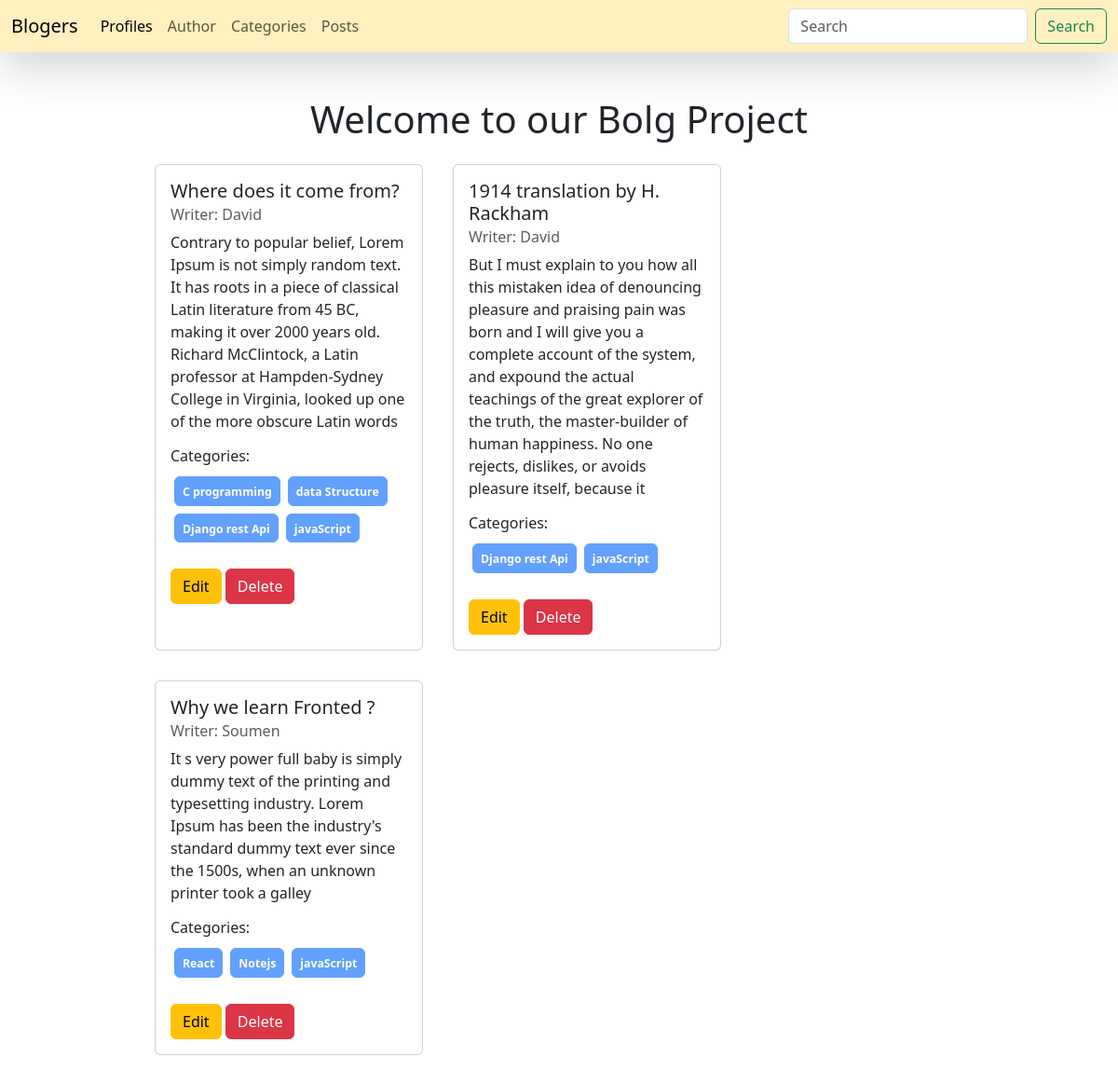
Before: / with the older database file.
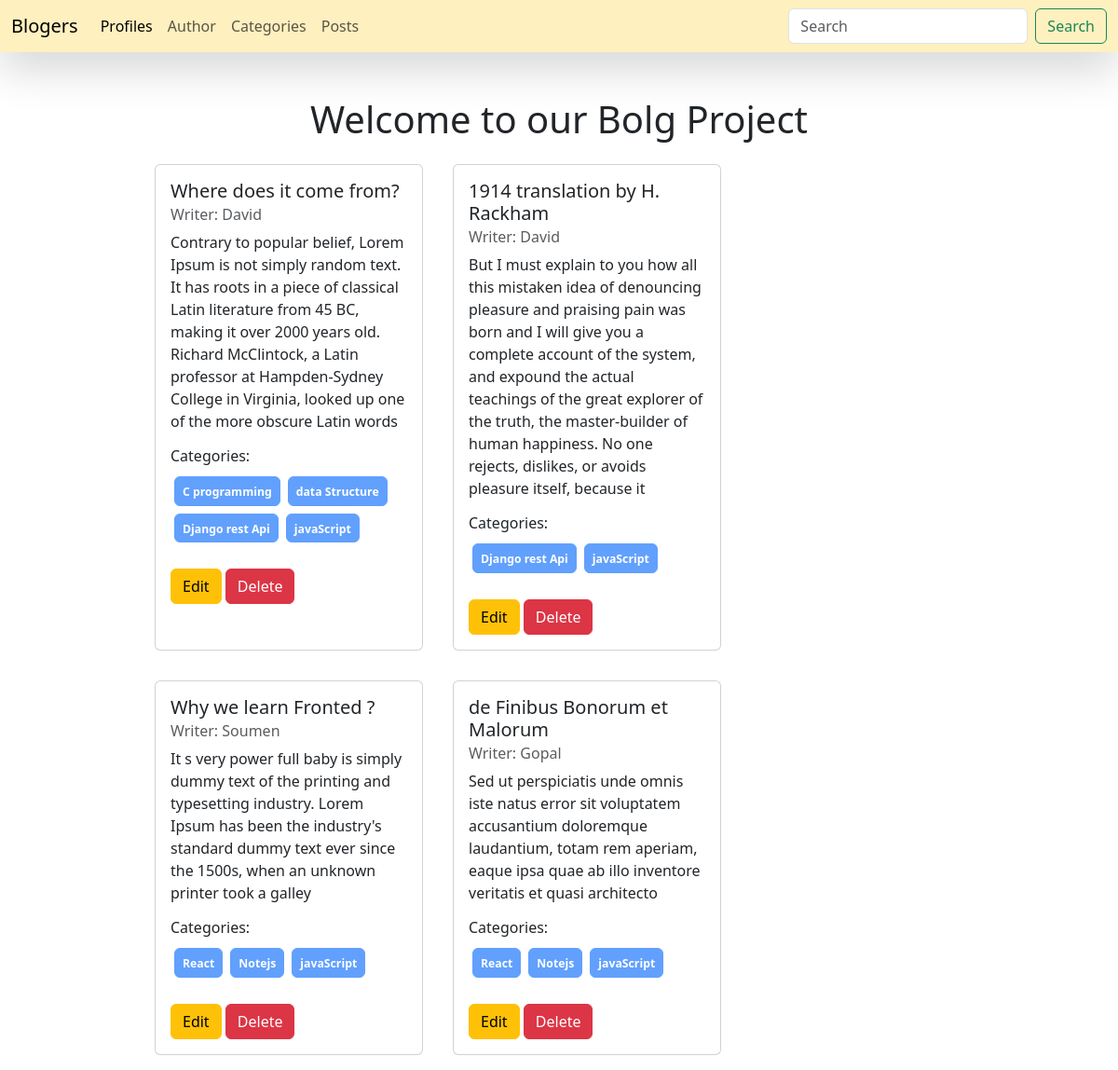
After: the same page with the newer database file.
### Posts/models.py (models this page shows, shortened)
class Posts(models.Model):
    Name  = models.CharField(max_length=100)
    Content = models.TextField()
    category = models.ManyToManyField(Category)
    author = models.ForeignKey(Author,on_delete=models.CASCADE)

### Author/models.py (models this page shows, shortened)
class Author(models.Model):
    Name = models.CharField(max_length=100)
    Bio = models.TextField()
    Phone_Number = models.CharField(max_length=12)

### Categories/models.py (models this page shows, shortened)
class Category(models.Model):
    Name = models.CharField(max_length=100)

### BlogProject/views.py (the view)
# urls.py: path('', views.Home, name="home"),
def Home(request):
    data = Posts.objects.all()
    return render(request,'home.html',{"data":data})

### templates/home.html
{% extends "base.html" %}
{% block content %}
<h1 class="text-center mt-5" >Welcome to our Bolg Project</h1>
<div style="width: 75%; margin: auto;">
    <div class='d-flex flex-wrap justify-content center align-item-center '>
        {% for i in data  %}
            <div class="card col-sm-3 m-3" style="width: 18rem;">
                <div class="card-body">
                    <h5 class="card-title">{{i.Name}}</h5>
                    <h6 class="card-subtitle mb-2 text-body-secondary">Writer: {{i.author.Name}}</h6>
                    <p class="card-text">{{i.Content}}</p>
                    <div class ='mb-4'>
                        <h6>Categories:</h6>
                        <div class='d-flex flex-wrap' >
                            {% for cat in i.category.all %}
                                <button class="btn btn-primary btn-opasity-25 rounded btn-sm m-1 fw-bold" disabled ><small>{{cat.Name}} </small></button>
                            {% endfor %}
                        </div>
                    </div>
                    <a href="{% url "edit" i.id %}" class="btn btn-warning">Edit</a>
                    <a href="{% url "delete" i.id %}" class="btn btn-danger">Delete</a>
                </div>
            </div>
    {% endfor %}
    </div>
</div>
{% endblock content %}

### templates/base.html (shortened to what this page needs)
<!doctype html>
<html lang="en">
  <head>
    <link href="https://cdn.jsdelivr.net/npm/bootstrap@5.3.2/dist/css/bootstrap.min.css" rel="stylesheet">
  </head>
  <body>
    <nav class="navbar navbar-expand-lg bg-warning bg-opacity-25 shadow-lg  ">
        <div class="container-fluid">
          <a class="navbar-brand" href="{% url "home" %}">Blogers</a>
          <div class="collapse navbar-collapse" id="navbarSupportedContent">
            <ul class="navbar-nav me-auto mb-2 mb-lg-0">
              <li class="nav-item">
                <a class="nav-link active" aria-current="page" href="{% url "addProf" %}">Profiles</a>
              </li>
              <li class="nav-item">
                <a class="nav-link" href="{% url "addAuthor" %}">Author</a>
              </li>
              <li class="nav-item">
                <a class="nav-link" href="{% url "addCat" %}">Categories</a>
              </li>
              <li class="nav-item">
                <a class="nav-link" href="{% url "addPost" %}">Posts</a>
              </li>
            </ul>
            <form class="d-flex" role="search">
              <input class="form-control me-2" type="search" placeholder="Search" aria-label="Search">
              <button class="btn btn-outline-success" type="submit">Search</button>
            </form>
          </div>
        </div>
      </nav>
    {% block content %}
    {% endblock content %}
  </body>
</html>

Changed rows visible on the page:
added Posts: Name "de Finibus Bonorum et Malorum", author.Name "Gopal", Content "Sed ut perspiciatis unde omnis iste natus error sit voluptatem accusantium doloremque laudantium, totam rem aperiam, eaque ipsa quae ab illo inventore veritatis et quasi architecto", Category (Name "React"), Category (Name "Notejs"), Category (Name "javaScript")
